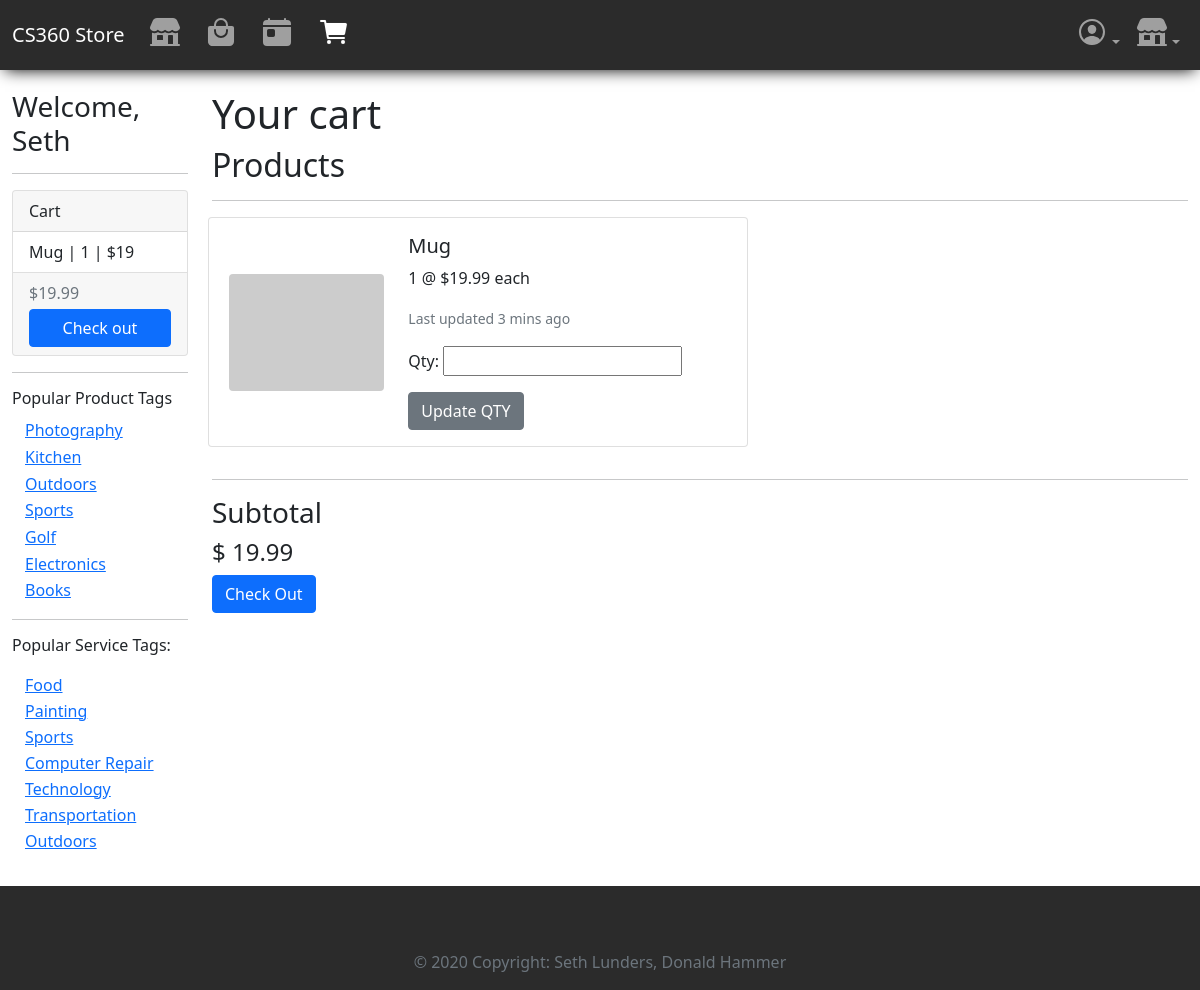
The page /store/my-cart/ (signed in) on the database its author committed.
### storeApp/models.py (models this page shows, shortened)
class CartProduct(models.Model):
    id = models.UUIDField(primary_key=True, default=uuid.uuid4, help_text="Unique ID for this product in cart", editable=False)
    cart = models.ForeignKey(Cart, on_delete=models.CASCADE,)
    product = models.ForeignKey(ProductListing, on_delete=models.RESTRICT)
    quantity = models.IntegerField(default=0, validators=[MaxValueValidator(9999)])

class ProductListing(models.Model):
    id = models.UUIDField(primary_key=True, default=uuid.uuid4, help_text="Unique ID for this particular order", editable=False)
    active = models.BooleanField(default=True)
    name = models.CharField(max_length=200, help_text="Enter a name for your product.")
    imageURL = models.URLField(max_length=200, help_text="Enter image URL", default="https://picsum.photos/400/300")
    price = models.DecimalField(decimal_places=2, max_digits=7) # allows max price of $99,999.99
    description = models.TextField()
    quantity_available = models.IntegerField(help_text="How many are available? Leave blank if unlimited.", null=True, blank=True)
    restockDate = models.DateField(help_text="Leave blank if N/A",null=True, blank=True)
    vendor = models.ForeignKey(Vendor, on_delete=models.RESTRICT)
    tags = models.ManyToManyField(ProductTag, blank=True)
    def list_tags(self):
        return ', '.join(tag.name for tag in self.tags.all()[:3])
    list_tags.short_description = 'Tags'
    class Meta:
        permissions = (("can_set_active", "Set product as active"),)

class Cart(models.Model):
    id = models.UUIDField(primary_key=True, default=uuid.uuid4, help_text="Unique ID for this user's cart", editable=False)
    user = models.OneToOneField(User, on_delete=models.CASCADE, null=False)
    subtotal = models.DecimalField(decimal_places=2, max_digits=7, default=0)
    def get_subtotal(self):
        return Decimal(self.cartproduct_set.all().aggregate(total_cost=models.Sum(F('product__price') * F('quantity'))).get('total_cost') or 0)

class ProductTag(models.Model):
    name = models.CharField(max_length=200, help_text="Enter a tag; i.e. \"electronics\"", primary_key=True, unique=True)
    viewcount = models.IntegerField(default=0)
    class Meta:
        ordering = ['-viewcount']
    def get_absolute_url(self):
        return reverse('product-tag-detail', args=[str(self.name), 1])

class ServiceTag(models.Model):
    name = models.CharField(max_length=200, help_text="Enter a tag; i.e. \"electronics\"", primary_key=True, unique=True)
    viewcount = models.IntegerField(default=0)
    class Meta:
        ordering = ['-viewcount']
    def get_absolute_url(self):
        return reverse('service-tag-detail', args=[str(self.name), 1])

### storeApp/views.py (the view)
# urls.py: path('my-cart/', views.MyCartListView, name='my-cart'),
@login_required
def MyCartListView(request):
    if request.user.cart:
        cart = request.user.cart
    else:
        cart = Cart(user=request.user)
        cart.save()
    cart_products = CartProduct.objects.filter(cart=cart)
    cart_services = CartService.objects.filter(cart=cart)
    cart_subtotal = cart.get_subtotal()
    context = {
        'cart_products': cart_products,
        'cart_services': cart_services,
        'subtotal': cart_subtotal,
        'cproduct_remove_form': CartProductUpdateForm(),
    }
    return render(request, 'storeApp/customers/my_cart_detail.html', context)

### storeApp/forms.py (shortened to what this page needs)
class CartProductUpdateForm(forms.Form):
    qty = forms.IntegerField()

### storeApp/context_processors.py (called while the page is built)
def add_variable_to_context(request):
    return {
        'top_producttags': ProductTag.objects.all()[:7],
        'top_servicetags': ServiceTag.objects.all()[:7],
    }

### storeApp/templates/storeApp/customers/my_cart_detail.html (shortened to what this page needs)
{% extends "base_generic.html" %}
{% load humanize %}
{% block content %}
    <h1>Your cart</h1>
    {% if cart_products.all or cart_services.all %}
        {% if cart_products.all %}
        <h2>Products</h2>
        <hr/>
        <div class="row">
        {% for cproduct in  user.cart.cartproduct_set.all %}
            <div class="card mb-3 ms-2" style="max-width: 540px;">
                <div class="row g-0">
                    <div class="col-md-4 d-flex align-items-center justify-content-center">
                    <img src="{{ cproduct.product.imageURL }}" class="img-fluid p-2" alt="..." style="border-radius: 12px;">
                    </div>
                    <div class="col-md-8">
                    <div class="card-body">
                        <h5 class="card-title">{{ cproduct.product.name }}</h5>
                        <p class="card-text">{{ cproduct.quantity }} @ ${{ cproduct.product.price|intcomma }} each</p>
                        <p class="card-text"><small class="text-muted">Last updated 3 mins ago</small></p>
                        <form method="post" action="{% url 'my-cart-remove-product' pID=cproduct.product.id %}">
                        <table>
                            {{ cproduct_remove_form.as_p }}
                        </table>
                        <button type="submit" class="btn btn-secondary">Update QTY</button>
                    </form>
                    </div>
                    </div>
                </div>
            </div>
        {% endfor %}
        </div>
        <hr/>
        {% endif %}
    <h3>Subtotal</h3>
    <h4>$ {{ subtotal|floatformat:"2"|intcomma }}</h4>
    <a href="{% url 'check-out' %}" class="btn btn-primary">Check Out</a>
    {% else %}
    <h2>Add something to your cart to get started!</h2>
        <a href="{% url 'products' %}" class="btn btn-primary">Products</a>
        <a href="{% url 'services' %}" class="btn btn-primary">Services</a>
    {% endif %}
{% endblock content %}

### storeApp/templates/base_generic.html (shortened to what this page needs)
{% load humanize %}
<!DOCTYPE html>
<html lang="en">
<head>
  <link href="https://cdn.jsdelivr.net/npm/bootstrap@5.0.2/dist/css/bootstrap.min.css" rel="stylesheet">
  {% load static %}
  <link rel="stylesheet" href="{% static 'css/styles.css' %}">
</head>
<body class="d-flex flex-column min-vh-100">
  <nav class="navbar navbar-expand-md navbar-dark bg-dark pl-3 pr-3" aria-label="Fourth navbar example">
    <div class="container-fluid">
      <a class="navbar-brand" href="{% url 'index' %}">CS360 Store</a>
      <div class="collapse navbar-collapse" id="navbarsExample04">
        <ul class="navbar-nav me-auto mb-2 mb-md-0">
          <li class="nav-item"><a class="nav-link " href="{% url 'vendors' %}"><ion-icon name="storefront" size="large"></ion-icon></a></li>
          <li class="nav-item"><a class="nav-link " href="{% url 'products' %}"><ion-icon name="bag-handle" size="large"></ion-icon></a></li>
          <li class="nav-item"><a class="nav-link " href="{% url 'services' %}"><ion-icon name="today" size="large"></ion-icon></a></li>
          <li class="nav-item"><a class="nav-link {% if request.resolver_match.url_name == 'my-cart' %}active{% endif %}" href="{% url 'my-cart' %}"><ion-icon name="cart" size="large"></ion-icon>&nbsp;&nbsp;</a></li>
        </ul>
        <ul class="navbar-nav">
          {% if user.is_authenticated %}
          <li class="nav-item dropdown">
            <a class="nav-link dropdown-toggle " href="#" id="dropdown04" data-bs-toggle="dropdown" aria-expanded="false"><ion-icon name="person-circle-outline" size="large"></ion-icon></a>
          </li>
          {% else %}
          <li class="nav-item"><a class="nav-link" href="{% url 'login' %}">Log in</a></li>
          {% endif %}
          {% if perms.storeApp.can_set_active %}
          <li class="nav-item dropdown">
            <a class="nav-link dropdown-toggle " href="#" id="dropdown05" data-bs-toggle="dropdown" aria-expanded="false"><ion-icon name="storefront" size="large"></ion-icon></a>
          </li>
          {% endif %}
        </ul>
      </div>
    </div>
  </nav>
  <div class="container-fluid">
    <div class="row mb-3">
      <div class="col-lg-2">
      {% block sidebar %}
        <ul class="sidebar-nav d-none d-lg-block">
          {% if user.is_authenticated %}
          <h3>Welcome, {{ user.first_name }}</h3>
          {% endif %}
          {% if user.cart.cartproduct_set.all or user.cart.cartservice_set.all %}
          <hr/>
          <div class="card">
            <div class="card-header">
              Cart
            </div>
            <ul class="list-group list-group-flush">
              {% if user.cart.cartproduct_set.all %}
              {% for cproduct in  user.cart.cartproduct_set.all %}
                <li class="list-group-item">{{ cproduct.product.name }} | {{ cproduct.quantity }} | ${% widthratio cproduct.quantity 1 cproduct.product.price %}</li>
              {% endfor %}
              {% endif %}
            </ul>
            <div class="card-footer text-muted">
              ${{ user.cart.subtotal|intcomma }}
              <a class="btn btn-primary d-block w-auto mt-1" href="{% url 'my-cart' %}">Check out</a>
            </div>
          </div>
          <hr/>
          {% endif %}
          <div class="d-none d-lg-block">
          <h6>Popular Product Tags</h6>
          <ul class="list-unstyled">
            {% for tag in top_producttags %}
            <li><a href="{{ tag.get_absolute_url }}" class="btn btn-link py-0">{{ tag.name|title }}</a></li>
            {% endfor %}
          </ul>
          <hr/>
          <h6>Popular Service Tags:</p>
          <ul class="list-unstyled">
            {% for tag in top_servicetags %}
            <li><a href="{{ tag.get_absolute_url }}" class="btn btn-link py-0">{{ tag.name|title }}</a></li>
            {% endfor %}
          </ul>
        </div>
     {% endblock %}
      </div>
      <div class="col-lg-10">{% block content %}{% endblock %}</div>
    </div>
  </div>
  {% block footer %}
    <footer class="bg-dark text-light text-center text-lg-start mt-auto">
      <div class="container p-4">
      </div>
      <div class="text-center p-3 bg-dark text-muted">
        © 2020 Copyright: Seth Lunders, Donald Hammer
      </div>
    </footer>
  {% endblock footer %}
</body>
</html>

### storeApp/static/css/styles.css (style rules this page uses)
.sidebar-nav { margin-top: 20px; padding: 0; list-style: none; }
h1 { margin-top: 20px; }
.bg-dark { background-color: rgb(43, 43, 43) !important }
.navbar { box-shadow: 0px 5px 15px -5px #000000; }

### rows shown on the page
CartProduct: product.name "Mug", quantity "1", quantity+product "19", product.price "19.99"
ProductTag: name "Photography"
ProductTag: name "Kitchen"
ProductTag: name "Outdoors"
ProductTag: name "Sports"
ProductTag: name "Golf"
ProductTag: name "Electronics"
ProductTag: name "Books"
ServiceTag: name "Food"
ServiceTag: name "Painting"
ServiceTag: name "Sports"
ServiceTag: name "Computer Repair"
ServiceTag: name "Technology"
ServiceTag: name "Transportation"
ServiceTag: name "Outdoors"

### other values the page prints
{{ user.first_name }} "Seth"
{{ user.cart.subtotal|intcomma }} "19.99"
{{ subtotal|floatformat:"2"|intcomma }} "19.99"
